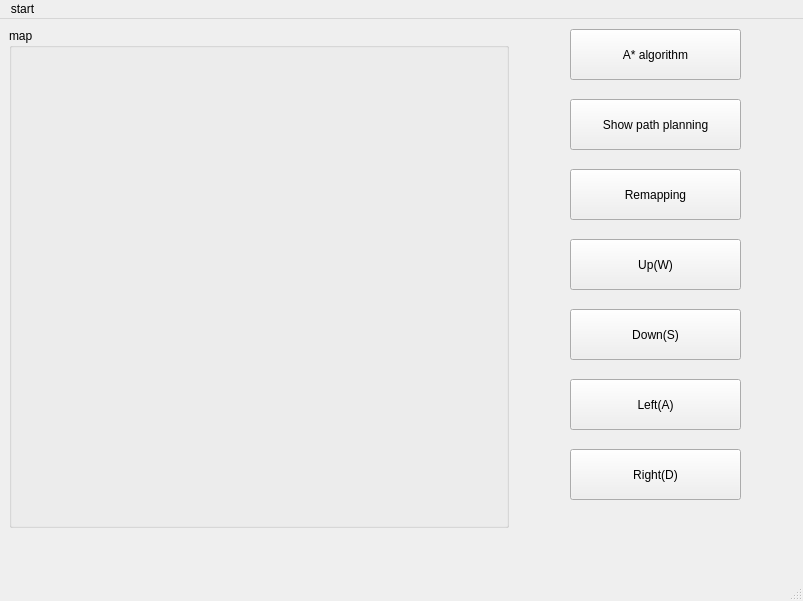
<?xml version="1.0" encoding="UTF-8"?>
<ui version="4.0">
 <class>MainWindow</class>
 <widget class="QMainWindow" name="MainWindow">
  <property name="geometry">
   <rect>
    <x>0</x>
    <y>0</y>
    <width>803</width>
    <height>601</height>
   </rect>
  </property>
  <property name="windowTitle">
   <string>MainWindow</string>
  </property>
  <widget class="QWidget" name="centralwidget">
   <widget class="QGroupBox" name="mapbox">
    <property name="geometry">
     <rect>
      <x>9</x>
      <y>9</y>
      <width>500</width>
      <height>500</height>
     </rect>
    </property>
    <property name="title">
     <string>map</string>
    </property>
   </widget>
   <widget class="QPushButton" name="planbutton">
    <property name="geometry">
     <rect>
      <x>570</x>
      <y>10</y>
      <width>171</width>
      <height>51</height>
     </rect>
    </property>
    <property name="text">
     <string>A* algorithm</string>
    </property>
   </widget>
   <widget class="QPushButton" name="showbutton">
    <property name="geometry">
     <rect>
      <x>570</x>
      <y>80</y>
      <width>171</width>
      <height>51</height>
     </rect>
    </property>
    <property name="text">
     <string>Show path planning</string>
    </property>
   </widget>
   <widget class="QPushButton" name="remapbutton">
    <property name="geometry">
     <rect>
      <x>570</x>
      <y>150</y>
      <width>171</width>
      <height>51</height>
     </rect>
    </property>
    <property name="text">
     <string>Remapping</string>
    </property>
   </widget>
   <widget class="QPushButton" name="upbutton">
    <property name="geometry">
     <rect>
      <x>570</x>
      <y>220</y>
      <width>171</width>
      <height>51</height>
     </rect>
    </property>
    <property name="toolTip">
     <string>hold w</string>
    </property>
    <property name="text">
     <string>Up(W)</string>
    </property>
    <property name="shortcut">
     <string>W</string>
    </property>
   </widget>
   <widget class="QPushButton" name="downbutton">
    <property name="geometry">
     <rect>
      <x>570</x>
      <y>290</y>
      <width>171</width>
      <height>51</height>
     </rect>
    </property>
    <property name="toolTip">
     <string>hold s down</string>
    </property>
    <property name="text">
     <string>Down(S)</string>
    </property>
    <property name="shortcut">
     <string>S</string>
    </property>
   </widget>
   <widget class="QPushButton" name="leftbutton">
    <property name="geometry">
     <rect>
      <x>570</x>
      <y>360</y>
      <width>171</width>
      <height>51</height>
     </rect>
    </property>
    <property name="toolTip">
     <string>hold a to move left</string>
    </property>
    <property name="text">
     <string>Left(A)</string>
    </property>
    <property name="shortcut">
     <string>A</string>
    </property>
   </widget>
   <widget class="QPushButton" name="rightbutton">
    <property name="geometry">
     <rect>
      <x>570</x>
      <y>430</y>
      <width>171</width>
      <height>51</height>
     </rect>
    </property>
    <property name="toolTip">
     <string>hold d to move right</string>
    </property>
    <property name="text">
     <string>Right(D)</string>
    </property>
    <property name="shortcut">
     <string>D</string>
    </property>
   </widget>
  </widget>
  <widget class="QMenuBar" name="menubar">
   <property name="geometry">
    <rect>
     <x>0</x>
     <y>0</y>
     <width>803</width>
     <height>23</height>
    </rect>
   </property>
   <widget class="QMenu" name="menustart">
    <property name="title">
     <string>start</string>
    </property>
   </widget>
   <addaction name="menustart"/>
  </widget>
  <widget class="QStatusBar" name="statusbar"/>
 </widget>
 <resources/>
 <connections/>
</ui>
